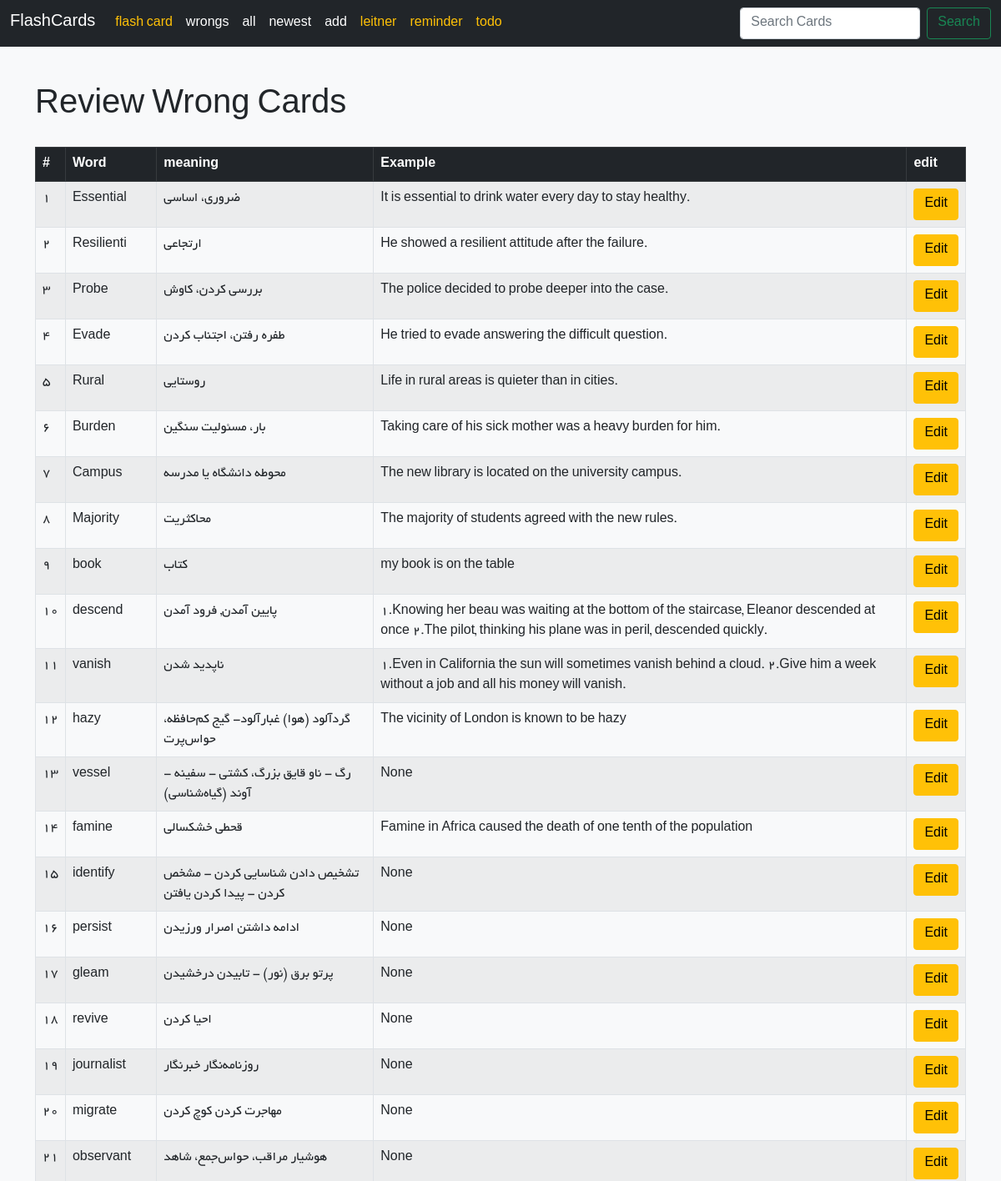
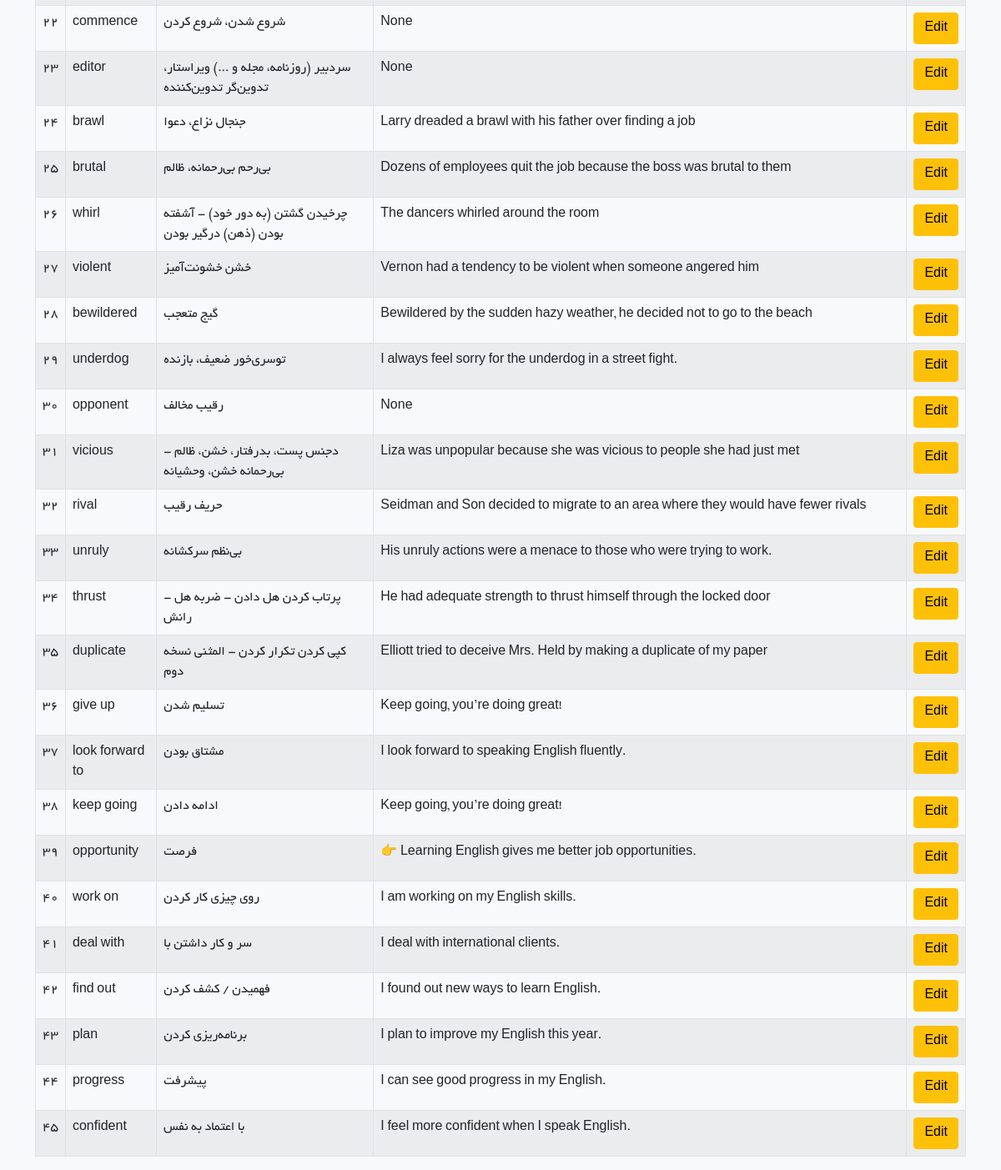
Page /flashcard/cards/ on the committed database (2 pictures, top to bottom).
### home/models.py (models this page shows, shortened)
class FlashCard(models.Model):
    word = models.CharField(max_length=512)
    meaning = models.CharField(max_length=512)
    example = models.CharField(max_length=1024, null=True, blank=True)
    rate = models.SmallIntegerField(default=0)
    last_reply = models.BooleanField(default=False)
    created_at = models.DateTimeField(auto_now_add=True)
    next_review_date = models.DateField()

### home/views.py (the view)
# urls.py: path("cards/" ,CardsView.as_view(),name="cards"),
class CardsView(View):
    def get(self, request):
        cards = FlashCard.objects.all()
        return render(request, "home/cards.html", {"cards": cards})

### home/templates/home/cards.html
{% extends 'base.html' %}
{% block content %}
  <h1 class="mb-4">Review Wrong Cards</h1>
  {% if cards %}
    <table class="table table-bordered table-striped">
      <thead class="table-dark">
        <tr>
          <th>#</th>
          <th>Word</th>
          <th>meaning</th>
          <th>Example</th>
          <th>edit</th>
        </tr>
      </thead>
      <tbody>
        {% for card in cards %}
          <tr>
            <td>{{ forloop.counter }}</td>
            <td>{{ card.word }}</td>
            <td>{{ card.meaning }}</td>
            <td>{{ card.example }}</td>
            <td><a class="btn btn-warning" href="{% url 'home:cardedit' card.id %}">Edit</a></td>
          </tr>
        {% endfor %}
      </tbody>
    </table>
  {% else %}
    <div class="alert alert-warning" role="alert">No cards available.</div>
  {% endif %}
{% endblock %}

### rows in the picture
FlashCard: word "Essential", meaning "ضروری، اساسی", example "It is essential to drink water every day to stay healthy."
FlashCard: word "Resilienti", meaning "ارتجاعی", example "He showed a resilient attitude after the failure."
FlashCard: word "Probe", meaning "بررسی کردن، کاوش", example "The police decided to probe deeper into the case."
FlashCard: word "Evade", meaning "طفره رفتن، اجتناب کردن", example "He tried to evade answering the difficult question."
FlashCard: word "Rural", meaning "روستایی", example "Life in rural areas is quieter than in cities."
FlashCard: word "Burden", meaning "بار، مسئولیت سنگین", example "Taking care of his sick mother was a heavy burden for him."
FlashCard: word "Campus", meaning "محوطه دانشگاه یا مدرسه", example "The new library is located on the university campus."
FlashCard: word "Majority", meaning "محاکثریت", example "The majority of students agreed with the new rules."
FlashCard: word "book", meaning "کتاب", example "my book is on the table"
FlashCard: word "descend", meaning "پایین آمدن, فرود آمدن", example "1.Knowing her beau was waiting at the bottom of the staircase, Eleanor descended at once 2.The pilot, thinking his plane was in peril, descended quickly."
FlashCard: word "vanish", meaning "ناپدید شدن", example "1.Even in California the sun will sometimes vanish behind a cloud. 2.Give him a week without a job and all his money will vanish."
FlashCard: word "hazy", meaning "گردآلود (هوا) غبارآلود- گیج کم‌حافظه، حواس‌پرت", example "The vicinity of London is known to be hazy"
FlashCard: word "vessel", meaning "رگ - ناو قایق بزرگ، کشتی - سفینه - آوند (گیاه‌شناسی)", example "None"
FlashCard: word "famine", meaning "قحطی خشکسالی", example "Famine in Africa caused the death of one tenth of the population"
FlashCard: word "identify", meaning "تشخیص دادن شناسایی کردن - مشخص کردن - پیدا کردن یافتن", example "None"
FlashCard: word "persist", meaning "ادامه داشتن اصرار ورزیدن", example "None"
FlashCard: word "gleam", meaning "پرتو برق (نور) - تابیدن درخشیدن", example "None"
FlashCard: word "revive", meaning "احیا کردن", example "None"
FlashCard: word "journalist", meaning "روزنامه‌نگار خبرنگار", example "None"
FlashCard: word "migrate", meaning "مهاجرت کردن کوچ کردن", example "None"
FlashCard: word "observant", meaning "هوشیار مراقب، حواس‌جمع، شاهد", example "None"
FlashCard: word "commence", meaning "شروع شدن، شروع کردن", example "None"
FlashCard: word "editor", meaning "سردبیر (روزنامه، مجله و ...) ویراستار، تدوین‌گر تدوین‌کننده", example "None"
FlashCard: word "brawl", meaning "جنجال نزاع، دعوا", example "Larry dreaded a brawl with his father over finding a job"
FlashCard: word "brutal", meaning "بی‌رحم بی‌رحمانه، ظالم", example "Dozens of employees quit the job because the boss was brutal to them"
FlashCard: word "whirl", meaning "چرخیدن گشتن (به دور خود) - آشفته بودن (ذهن) درگیر بودن", example "The dancers whirled around the room"
FlashCard: word "violent", meaning "خشن خشونت‌آمیز", example "Vernon had a tendency to be violent when someone angered him"
FlashCard: word "bewildered", meaning "گیج متعجب", example "Bewildered by the sudden hazy weather, he decided not to go to the beach"
FlashCard: word "underdog", meaning "توسری‌خور ضعیف، بازنده", example "I always feel sorry for the underdog in a street fight."
FlashCard: word "opponent", meaning "رقیب مخالف", example "None"
FlashCard: word "vicious", meaning "دجنس پست، بدرفتار، خشن، ظالم - بی‌رحمانه خشن، وحشیانه", example "Liza was unpopular because she was vicious to people she had just met"
FlashCard: word "rival", meaning "حریف رقیب", example "Seidman and Son decided to migrate to an area where they would have fewer rivals"
FlashCard: word "unruly", meaning "بی‌نظم سرکشانه", example "His unruly actions were a menace to those who were trying to work."
FlashCard: word "thrust", meaning "پرتاب کردن هل دادن - ضربه هل - رانش", example "He had adequate strength to thrust himself through the locked door"
FlashCard: word "duplicate", meaning "کپی کردن تکرار کردن - المثنی نسخه دوم", example "Elliott tried to deceive Mrs. Held by making a duplicate of my paper"
FlashCard: word "give up", meaning "تسلیم شدن", example "Keep going, you’re doing great!"
FlashCard: word "look forward to", meaning "مشتاق بودن", example "I look forward to speaking English fluently."
FlashCard: word "keep going", meaning "ادامه دادن", example "Keep going, you’re doing great!"
FlashCard: word "opportunity", meaning "فرصت", example "👉 Learning English gives me better job opportunities."
FlashCard: word "work on", meaning "روی چیزی کار کردن", example "I am working on my English skills."
FlashCard: word "deal with", meaning "سر و کار داشتن با", example "I deal with international clients."
FlashCard: word "find out", meaning "فهمیدن / کشف کردن", example "I found out new ways to learn English."
FlashCard: word "plan", meaning "برنامه‌ریزی کردن", example "I plan to improve my English this year."
FlashCard: word "progress", meaning "پیشرفت", example "I can see good progress in my English."
FlashCard: word "confident", meaning "با اعتماد به‌ نفس", example "I feel more confident when I speak English."
